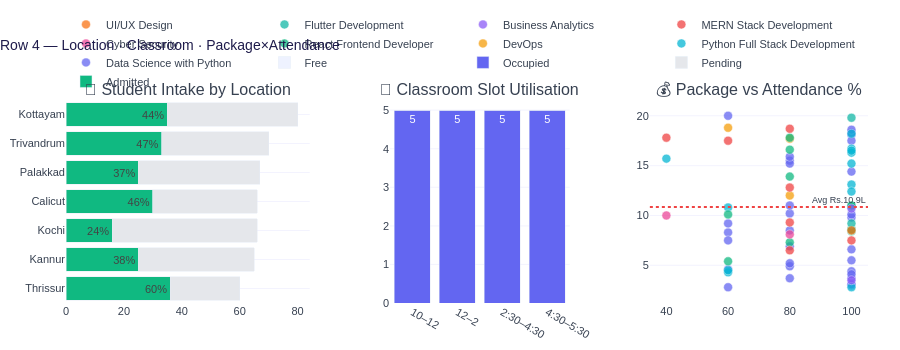

Here is the notebook cell this chart was saved with:
### Markdown cell above
## 5 · Row 4 — Location · Classroom · Package × Attendance
- **Student Intake by Location** — admitted vs pending stacked with conversion %
- **Classroom Slot Utilisation** — occupied vs free per time slot
- **Package vs Attendance Scatter** — placed students by attendance % and salary

### Code cell
# ═══════════════════════════════════════════════════════════════════════════════
# ROW 4 — Location Intake · Classroom Slots · Package vs Attendance
# ═══════════════════════════════════════════════════════════════════════════════

fig_row4 = make_subplots(
    rows=1, cols=3,
    subplot_titles=[
        '📍 Student Intake by Location',
        '🏫 Classroom Slot Utilisation',
        '💰 Package vs Attendance %',
    ],
    column_widths=[0.38, 0.28, 0.34],
    horizontal_spacing=0.1,
)

# ── 4A: Location stacked bar ─────────────────────────────────────────────────
loc_adm = admission.groupby('location').agg(
    Total=('admission_id','count'),
    Admitted=('status', lambda x: (x=='Admitted').sum())
).reset_index()
loc_adm['Pending'] = loc_adm['Total'] - loc_adm['Admitted']
loc_adm['Conv%']   = (loc_adm['Admitted']/loc_adm['Total']*100).round(1)
loc_adm = loc_adm.sort_values('Total', ascending=True)

fig_row4.add_trace(go.Bar(
    y=loc_adm['location'], x=loc_adm['Admitted'],
    name='Admitted', orientation='h',
    marker_color='#10B981',
    text=loc_adm['Conv%'].apply(lambda v: f'{v:.0f}%'),
    textposition='outside',
), row=1, col=1)
fig_row4.add_trace(go.Bar(
    y=loc_adm['location'], x=loc_adm['Pending'],
    name='Pending', orientation='h',
    marker_color='#E5E7EB',
), row=1, col=1)

# ── 4B: Classroom slot utilisation ──────────────────────────────────────────
slot_cols_ov = ['10:00-12:00','12:00-02:00','02:30-04:30','04:30-05:30']
slot_labels  = ['10–12','12–2','2:30–4:30','4:30–5:30']
slot_data = []
for s, lbl in zip(slot_cols_ov, slot_labels):
    used = classroom[s].astype(str).str.strip().replace('', np.nan).notna().sum()
    slot_data.append({'Slot': lbl, 'Used': int(used), 'Free': len(classroom)-int(used)})
slot_df = pd.DataFrame(slot_data)

fig_row4.add_trace(go.Bar(
    x=slot_df['Slot'], y=slot_df['Used'],
    name='Occupied', marker_color='#6366F1',
    text=slot_df['Used'], textposition='inside',
), row=1, col=2)
fig_row4.add_trace(go.Bar(
    x=slot_df['Slot'], y=slot_df['Free'],
    name='Free', marker_color='#EEF2FF',
    text=slot_df['Free'], textposition='inside',
), row=1, col=2)

# ── 4C: Package vs Attendance scatter ────────────────────────────────────────
placed_df  = placement[placement['Status']=='Placed'].copy()
placed_att = placed_df.merge(
    attendance[['student_id','Attendance %','course']],
    on='student_id', how='left'
).dropna(subset=['Package (Rs.L)','Attendance %'])

if len(placed_att):
    course_list = placed_att['course'].unique().tolist() if 'course' in placed_att.columns else []
    color_map   = {c: PALETTE[i % len(PALETTE)] for i, c in enumerate(course_list)}
    for crs in course_list:
        sub = placed_att[placed_att['course'] == crs]
        fig_row4.add_trace(go.Scatter(
            x=sub['Attendance %'], y=sub['Package (Rs.L)'],
            mode='markers', name=crs,
            marker=dict(size=9, color=color_map[crs], opacity=0.75,
                        line=dict(color='white', width=0.5)),
            hovertemplate='%{text}<br>Att: %{x:.0f}%<br>Pkg: Rs.%{y:.1f}L<extra></extra>',
            text=sub['student_name'] if 'student_name' in sub.columns else sub.index.astype(str),
        ), row=1, col=3)

    avg_p = placed_att['Package (Rs.L)'].mean()
    fig_row4.add_hline(y=avg_p, line_dash='dot', line_color='#EF4444',
                       annotation_text=f'Avg Rs.{avg_p:.1f}L',
                       annotation_font_size=9, row=1, col=3)

fig_row4.update_layout(
    barmode='stack',
    title=dict(text='Row 4 — Location · Classroom · Package×Attendance',
               font=dict(size=14, color='#1E1B4B'), x=0),
    legend=dict(orientation='h', y=1.1, x=0),
)
plotly_defaults(fig_row4, 350)
fig_row4.show()

### Figure 1 — Plotly figure (JSON) as saved in the notebook; plotly's stock layout.template omitted (floating-point values rounded to 4 significant figures)
{"data": [{"marker": {"color": "#10B981"}, "name": "Admitted", "orientation": "h", "text": ["60%", "38%", "24%", "46%", "37%", "47%", "44%"], "textposition": "outside", "type": "bar", "x": [36, 25, 16, 30, 25, 33, 35], "xaxis": "x", "y": ["Thrissur", "Kannur", "Kochi", "Calicut", "Palakkad", "Trivandrum", "Kottayam"], "yaxis": "y"}, {"marker": {"color": "#E5E7EB"}, "name": "Pending", "orientation": "h", "type": "bar", "x": [24, 40, 50, 36, 42, 37, 45], "xaxis": "x", "y": ["Thrissur", "Kannur", "Kochi", "Calicut", "Palakkad", "Trivandrum", "Kottayam"], "yaxis": "y"}, {"marker": {"color": "#6366F1"}, "name": "Occupied", "text": [5.0, 5.0, 5.0, 5.0], "textposition": "inside", "type": "bar", "x": ["10–12", "12–2", "2:30–4:30", "4:30–5:30"], "xaxis": "x2", "y": [5, 5, 5, 5], "yaxis": "y2"}, {"marker": {"color": "#EEF2FF"}, "name": "Free", "text": [0.0, 0.0, 0.0, 0.0], "textposition": "inside", "type": "bar", "x": ["10–12", "12–2", "2:30–4:30", "4:30–5:30"], "xaxis": "x2", "y": [0, 0, 0, 0], "yaxis": "y2"}, {"hovertemplate": "%{text}<br>Att: %{x:.0f}%<br>Pkg: Rs.%{y:.1f}L<extra></extra>", "marker": {"color": "#6366F1", "line": {"color": "white", "width": 0.5}, "opacity": 0.75, "size": 9}, "mode": "markers", "name": "Data Science with Python", "text": ["Faisal", "Imran", "Vivek", "Sahil", "Aisha", "Harsha", "Aisha", "Tanya", "Aisha", "Nisha", "Harsha", "John", "Anjali", "Imran", "Harsha", "Divya", "Reshma", "Rohit", "Ajay", "Rahul", "Meena", "Harsha", "Faisal", "Divya", "Ajay", "Farhan", "Farhan", "Sneha", "Varun", "Rahul", "Imran"], "type": "scatter", "x": [80, 100, 60, 100, 80, 100, 60, 100, 60, 80, 100, 100, 80, 60, 100, 60, 80, 100, 100, 80, 60, 80, 80, 80, 100, 100, 80, 100, 100, 100, 100], "xaxis": "x3", "y": [6.9, 18.1, 8.3, 17.5, 3.7, 14.4, 2.8, 18.3, 4.6, 10.2, 9.8, 10.1, 4.9, 9.2, 4.4, 20.0, 15.5, 10.9, 3.0, 15.2, 7.5, 11.0, 15.9, 8.5, 3.1, 3.7, 5.2, 5.5, 6.6, 18.6, 4.1], "yaxis": "y3"}, {"hovertemplate": "%{text}<br>Att: %{x:.0f}%<br>Pkg: Rs.%{y:.1f}L<extra></extra>", "marker": {"color": "#06B6D4", "line": {"color": "white", "width": 0.5}, "opacity": 0.75, "size": 9}, "mode": "markers", "name": "Python Full Stack Development", "text": ["Ajay", "Arjun", "Tanya", "Aman", "Varun", "Rohit", "Faisal", "Rohit", "Meena", "Tanya", "Divya", "Anjali"], "type": "scatter", "x": [60, 100, 60, 100, 100, 60, 100, 100, 100, 100, 40, 100], "xaxis": "x3", "y": [4.3, 16.7, 10.8, 13.1, 16.3, 4.5, 2.8, 15.2, 16.5, 12.4, 15.7, 18.2], "yaxis": "y3"}, {"hovertemplate": "%{text}<br>Att: %{x:.0f}%<br>Pkg: Rs.%{y:.1f}L<extra></extra>", "marker": {"color": "#F59E0B", "line": {"color": "white", "width": 0.5}, "opacity": 0.75, "size": 9}, "mode": "markers", "name": "DevOps", "text": ["Arjun", "Farhan", "Farhan"], "type": "scatter", "x": [80, 60, 80], "xaxis": "x3", "y": [17.7, 18.8, 12.0], "yaxis": "y3"}, {"hovertemplate": "%{text}<br>Att: %{x:.0f}%<br>Pkg: Rs.%{y:.1f}L<extra></extra>", "marker": {"color": "#10B981", "line": {"color": "white", "width": 0.5}, "opacity": 0.75, "size": 9}, "mode": "markers", "name": "React Frontend Developer", "text": ["Keerthi", "John", "John", "Neeraj", "Farhan", "Naveen", "Irfan", "Keerthi", "Rahul", "Sahil", "Sanjay"], "type": "scatter", "x": [100, 80, 80, 80, 80, 100, 100, 60, 100, 60, 100], "xaxis": "x3", "y": [10.9, 7.3, 17.8, 16.6, 13.9, 8.4, 8.5, 5.4, 11.0, 10.1, 8.6], "yaxis": "y3"}, {"hovertemplate": "%{text}<br>Att: %{x:.0f}%<br>Pkg: Rs.%{y:.1f}L<extra></extra>", "marker": {"color": "#EC4899", "line": {"color": "white", "width": 0.5}, "opacity": 0.75, "size": 9}, "mode": "markers", "name": "Cyber Security", "text": ["Farhan", "Zara"], "type": "scatter", "x": [80, 40], "xaxis": "x3", "y": [8.1, 10.0], "yaxis": "y3"}, {"hovertemplate": "%{text}<br>Att: %{x:.0f}%<br>Pkg: Rs.%{y:.1f}L<extra></extra>", "marker": {"color": "#EF4444", "line": {"color": "white", "width": 0.5}, "opacity": 0.75, "size": 9}, "mode": "markers", "name": "MERN Stack Development", "text": ["Pooja", "Vivek", "Aisha", "Zara", "Rahul", "Pooja", "Arjun"], "type": "scatter", "x": [80, 60, 80, 80, 80, 40, 100], "xaxis": "x3", "y": [18.7, 17.5, 6.5, 9.3, 12.8, 17.8, 7.5], "yaxis": "y3"}, {"hovertemplate": "%{text}<br>Att: %{x:.0f}%<br>Pkg: Rs.%{y:.1f}L<extra></extra>", "marker": {"color": "#8B5CF6", "line": {"color": "white", "width": 0.5}, "opacity": 0.75, "size": 9}, "mode": "markers", "name": "Business Analytics", "text": ["Anjali", "Pooja"], "type": "scatter", "x": [100, 100], "xaxis": "x3", "y": [10.7, 3.5], "yaxis": "y3"}, {"hovertemplate": "%{text}<br>Att: %{x:.0f}%<br>Pkg: Rs.%{y:.1f}L<extra></extra>", "marker": {"color": "#14B8A6", "line": {"color": "white", "width": 0.5}, "opacity": 0.75, "size": 9}, "mode": "markers", "name": "Flutter Development", "text": ["Arjun", "Rahul"], "type": "scatter", "x": [100, 100], "xaxis": "x3", "y": [19.8, 9.2], "yaxis": "y3"}, {"hovertemplate": "%{text}<br>Att: %{x:.0f}%<br>Pkg: Rs.%{y:.1f}L<extra></extra>", "marker": {"color": "#F97316", "line": {"color": "white", "width": 0.5}, "opacity": 0.75, "size": 9}, "mode": "markers", "name": "UI/UX Design", "text": ["Aisha"], "type": "scatter", "x": [100], "xaxis": "x3", "y": [8.5], "yaxis": "y3"}], "layout": {"annotations": [{"font": {"size": 16}, "showarrow": false, "text": "📍 Student Intake by Location", "x": 0.152, "xanchor": "center", "xref": "paper", "y": 1, "yanchor": "bottom", "yref": "paper"}, {"font": {"size": 16}, "showarrow": false, "text": "🏫 Classroom Slot Utilisation", "x": 0.516, "xanchor": "center", "xref": "paper", "y": 1, "yanchor": "bottom", "yref": "paper"}, {"font": {"size": 16}, "showarrow": false, "text": "💰 Package vs Attendance %", "x": 0.864, "xanchor": "center", "xref": "paper", "y": 1, "yanchor": "bottom", "yref": "paper"}, {"font": {"size": 9}, "showarrow": false, "text": "Avg Rs.10.9L", "x": 1, "xanchor": "right", "xref": "x3 domain", "y": 10.86, "yanchor": "bottom", "yref": "y3"}], "barmode": "stack", "font": {"color": "#374151", "family": "Arial, sans-serif", "size": 11}, "height": 350, "legend": {"orientation": "h", "x": 0, "xanchor": "left", "y": 1.02, "yanchor": "bottom"}, "margin": {"b": 20, "l": 10, "r": 10, "t": 40}, "paper_bgcolor": "white", "plot_bgcolor": "rgba(0,0,0,0)", "shapes": [{"line": {"color": "#EF4444", "dash": "dot"}, "type": "line", "x0": 0, "x1": 1, "xref": "x3 domain", "y0": 10.86, "y1": 10.86, "yref": "y3"}], "title": {"font": {"color": "#1E1B4B", "size": 14}, "text": "Row 4 — Location · Classroom · Package×Attendance", "x": 0}, "xaxis": {"anchor": "y", "domain": [0, 0.304], "showgrid": false, "showline": false}, "xaxis2": {"anchor": "y2", "domain": [0.404, 0.628], "showgrid": false, "showline": false}, "xaxis3": {"anchor": "y3", "domain": [0.728, 1], "showgrid": false, "showline": false}, "yaxis": {"anchor": "x", "domain": [0, 1], "gridcolor": "rgba(99,102,241,.08)", "showgrid": true, "showline": false}, "yaxis2": {"anchor": "x2", "domain": [0, 1], "gridcolor": "rgba(99,102,241,.08)", "showgrid": true, "showline": false}, "yaxis3": {"anchor": "x3", "domain": [0, 1], "gridcolor": "rgba(99,102,241,.08)", "showgrid": true, "showline": false}}}
